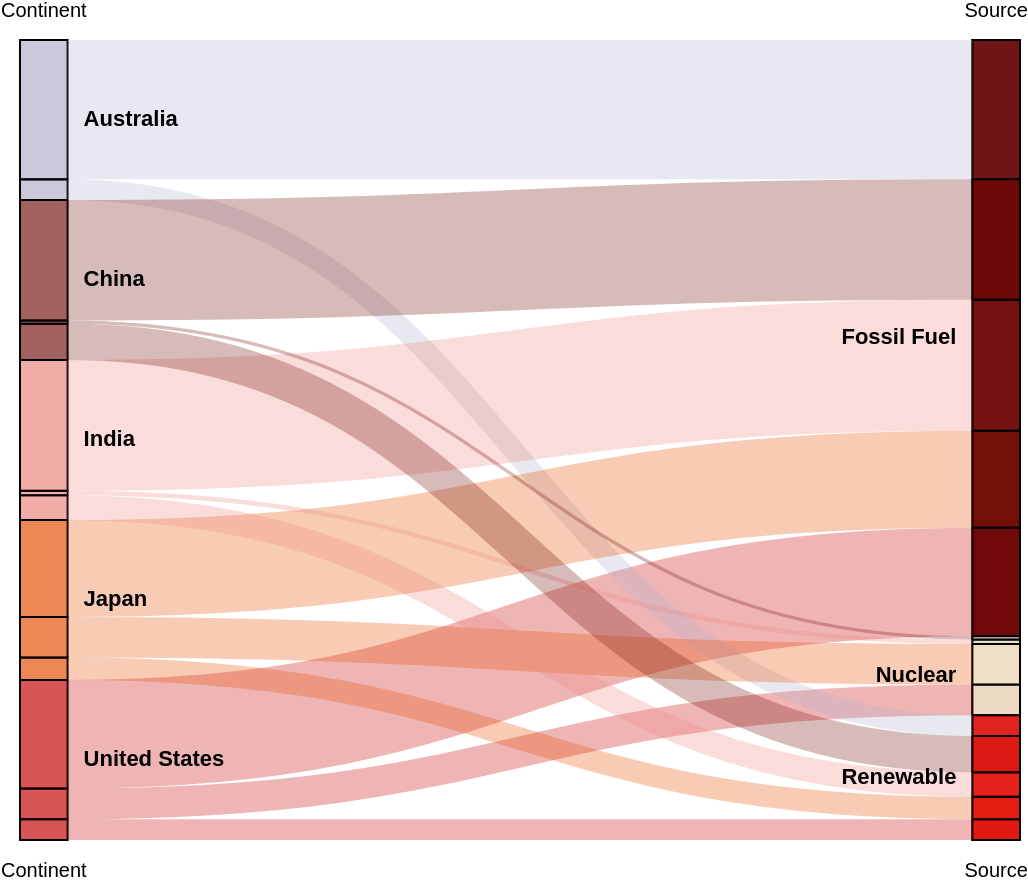

Describe this chart as a Vega-Lite specification.
### Vega specification from a JSON file in a GitHub repository (floating-point values rounded to 4 significant figures)
{"$schema": "https://vega.github.io/schema/vega/v3.0.json", "height": 400, "width": 500, "data": [{"name": "rawData", "values": [{"continent": "United States", "status": "Renewable", "number": 12.95, "stk1": "United", "stk2": "Renewable", "size": 12.95}, {"continent": "United States", "status": "Nuclear", "number": 19.23, "stk1": "United States", "stk2": "Nuclear", "size": 19.23}, {"continent": "United States", "status": "Fossil Fuel", "number": 67.82, "stk1": "United States", "stk2": "Fossil Fuel", "size": 67.82}, {"continent": "Australia", "status": "Renewable", "number": 12.95, "stk1": "Australia", "stk2": "Renewable", "size": 12.95}, {"continent": "Australia", "status": "Nuclear", "number": 0, "stk1": "Australia", "stk2": "Nuclear", "size": 0}, {"continent": "Australia", "status": "Fossil Fuel", "number": 87.05, "stk1": "Australia", "stk2": "Fossil Fuel", "size": 87.05}, {"continent": "Japan", "status": "Renewable", "number": 14.03, "stk1": "Japan", "stk2": "Renewable", "size": 14.03}, {"continent": "Japan", "status": "Nuclear", "number": 25.3, "stk1": "Nuclear", "stk2": "Renewable", "size": 25.3}, {"continent": "Japan", "status": "Fossil Fuel", "number": 60.67, "stk1": "Japan", "stk2": "Fossil Fuel", "size": 60.67}, {"continent": "India", "status": "Renewable", "number": 15.41, "stk1": "India", "stk2": "Renewable", "size": 15.41}, {"continent": "India", "status": "Nuclear", "number": 2.8, "stk1": "India", "stk2": "Nuclear", "size": 2.8}, {"continent": "India", "status": "Fossil Fuel", "number": 81.79, "stk1": "India", "stk2": "Fossil Fuel", "size": 81.79}, {"continent": "China", "status": "Renewable", "number": 22.61, "stk1": "China", "stk2": "Renewable", "size": 22.61}, {"continent": "China", "status": "Nuclear", "number": 2.05, "stk1": "China", "stk2": "Nuclear", "size": 2.05}, {"continent": "China", "status": "Fossil Fuel", "number": 75.34, "stk1": "China", "stk2": "Fossil Fuel", "size": 75.34}], "transform": [{"type": "formula", "expr": "datum['continent']", "as": "stk1"}, {"type": "formula", "expr": "datum.status", "as": "stk2"}, {"type": "formula", "expr": "datum.number", "as": "size"}]}, {"name": "nodes", "source": "rawData", "transform": [{"type": "formula", "expr": "datum.stk1+datum.stk2", "as": "key"}, {"type": "fold", "fields": ["stk1", "stk2"], "as": ["stack", "grpId"]}, {"type": "formula", "expr": "datum.stack == 'stk1' ? datum.stk1+' '+datum.stk2 : datum.stk2+' '+datum.stk1", "as": "sortField"}, {"type": "stack", "groupby": ["stack"], "sort": {"field": "sortField", "order": "descending"}, "field": "size"}, {"type": "formula", "expr": "(datum.y0+datum.y1)/2", "as": "yc"}]}, {"name": "groups", "source": "nodes", "transform": [{"type": "aggregate", "groupby": ["stack", "grpId"], "fields": ["size"], "ops": ["sum"], "as": ["total"]}, {"type": "stack", "groupby": ["stack"], "sort": {"field": "grpId", "order": "descending"}, "field": "total"}, {"type": "formula", "expr": "scale('y', datum.y0)", "as": "scaledY0"}, {"type": "formula", "expr": "scale('y', datum.y1)", "as": "scaledY1"}, {"type": "formula", "expr": "datum.stack == 'stk1'", "as": "rightLabel"}, {"type": "formula", "expr": "datum.total/domain('y')[1]", "as": "percentage"}]}, {"name": "destinationNodes", "source": "nodes", "transform": [{"type": "filter", "expr": "datum.stack == 'stk2'"}]}, {"name": "edges", "source": "nodes", "transform": [{"type": "filter", "expr": "datum.stack == 'stk1'"}, {"type": "lookup", "from": "destinationNodes", "key": "key", "fields": ["key"], "as": ["target"]}, {"type": "linkpath", "orient": "horizontal", "shape": "diagonal", "sourceY": {"expr": "scale('y', datum.yc)"}, "sourceX": {"expr": "scale('x', 'stk1') + bandwidth('x')"}, "targetY": {"expr": "scale('y', datum.target.yc)"}, "targetX": {"expr": "scale('x', 'stk2')"}}, {"type": "formula", "expr": "range('y')[0]-scale('y', datum.size)", "as": "strokeWidth"}, {"type": "formula", "expr": "datum.size/domain('y')[1]", "as": "percentage"}]}], "scales": [{"name": "x", "type": "band", "range": "width", "domain": ["stk1", "stk2"], "paddingOuter": 0.0, "paddingInner": 0.95}, {"name": "y", "type": "linear", "range": "height", "domain": {"data": "nodes", "field": "y1"}}, {"name": "stackNames", "type": "ordinal", "range": ["Continent", "Source"], "domain": ["stk1", "stk2"]}, {"name": "color", "type": "ordinal", "domain": ["Renewable", "Nuclear", "Fossil Fuel"], "range": ["#e3120b", "#efe8d1", "#660000"]}, {"name": "color_outcome", "type": "ordinal", "domain": ["Australia", "China", "India", "Japan", "United States"], "range": ["#b3b3cc", "#7a1f1a", "#ed8b85", "#e6550d", "#c90c0c"]}], "axes": [{"orient": "bottom", "scale": "x", "domain": false, "ticks": false, "labelPadding": 10, "encode": {"labels": {"update": {"text": {"scale": "stackNames", "field": "value", "fontWeight": "bold", "fontSize": 100}}}}}, {"orient": "top", "scale": "x", "domain": false, "ticks": false, "labelPadding": 10, "encode": {"labels": {"update": {"text": {"scale": "stackNames", "field": "value", "fontWeight": "light", "fontSize": 10}}}}}, {"orient": "left", "scale": "y", "labels": false, "domain": false, "ticks": false}], "marks": [{"type": "rect", "from": {"data": "nodes"}, "encode": {"enter": {"stroke": {"value": "#000"}, "fill": {"scale": "color_outcome", "field": "stk1"}, "fillOpacity": {"value": 0.7}, "strokeWidth": {"value": 1}, "width": {"scale": "x", "band": 1}, "x": {"scale": "x", "field": "stack"}, "y": {"field": "y0", "scale": "y"}, "y2": {"field": "y1", "scale": "y"}}}}, {"type": "rect", "from": {"data": "destinationNodes"}, "encode": {"enter": {"stroke": {"value": "#000"}, "fill": {"scale": "color", "field": "stk2"}, "fillOpacity": {"value": 0.9}, "strokeWidth": {"value": 1}, "width": {"scale": "x", "band": 1}, "x": {"scale": "x", "field": "stack"}, "y": {"field": "y0", "scale": "y"}, "y2": {"field": "y1", "scale": "y"}}}}, {"type": "path", "name": "edgeMark", "from": {"data": "edges"}, "clip": true, "encode": {"update": {"stroke": [{"scale": "color_outcome", "field": "stk1"}], "strokeWidth": {"field": "strokeWidth"}, "path": {"field": "path"}, "strokeOpacity": {"signal": " (groupHover.stk1 == datum.stk1 || groupHover.stk2 == datum.stk2) ? 0.9 : 0.3"}, "zindex": {"signal": "(groupHover.stk1 == datum.stk1 || groupHover.stk2 == datum.stk2) ? 1 : 0"}, "tooltip": {"signal": "datum.stk1 + ' → ' + datum.stk2 + '    ' + format(datum.size, ',.0f') + '%'"}}, "hover": {"strokeOpacity": {"value": 1}}}}, {"type": "text", "from": {"data": "groups"}, "interactive": false, "encode": {"update": {"x": {"signal": "scale('x', datum.stack) + (datum.rightLabel ? bandwidth('x') + 8 : -8)"}, "yc": {"signal": "(datum.scaledY0 + datum.scaledY1)/2"}, "align": {"signal": "datum.rightLabel ? 'left' : 'right'"}, "baseline": {"value": "middle"}, "fontWeight": {"value": "bold"}, "text": {"signal": "abs(datum.scaledY0-datum.scaledY1) > 13 ? datum.grpId : ''"}}}}], "signals": [{"name": "groupHover", "value": {}, "on": [{"events": "@groupMark:mouseover", "update": "{stk1:datum.stack=='stk1' && datum.grpId, stk2:datum.stack=='stk2' && datum.grpId}"}, {"events": "mouseout", "update": "{}"}]}], "config": {}}
